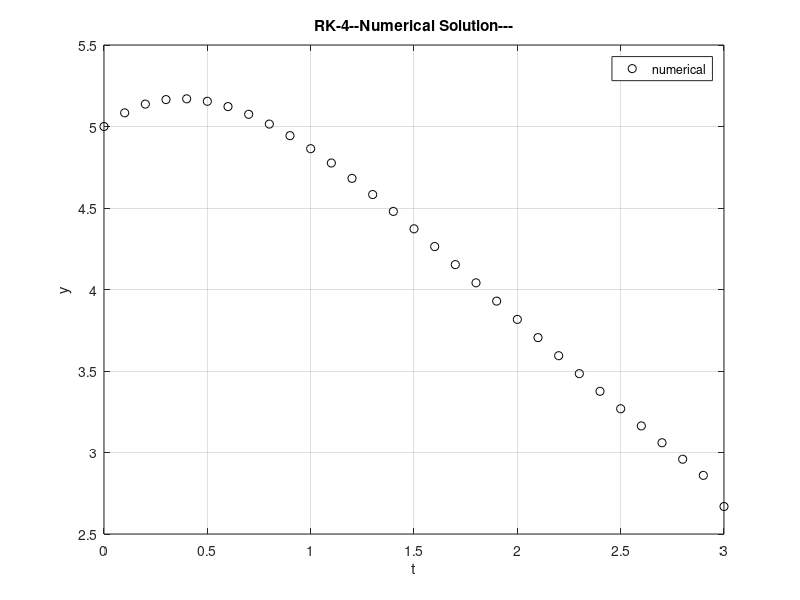

Source code (MATLAB):
% Runge-Kutta 4th order with MATLAB
% It calculates an ODE using Runge-Kutta 4th order method
% Equation to solve: Y'=3*exp(-t)-0.4*Y; Y(0)=5; t=[0,3];
% Author Ido Schwartz, modified by Marco Arocha
clc, clear all, close all
% instruction to write results on external file
fid=fopen('RKout.m','w');
h=0.1; a=0; b=3; % h is the step size, t=[a,b] t-range
t = a:h:b; % Computes t-array up to t=3
y = zeros(1,numel(t)); % Memory preallocation
y(1) = 5; % initial condition; in MATLAB indices start at 1
Fyt = @(t,y) 3.*exp(-t)-0.4*y; % change the function as you desire
 % the function is the expression after (t,y)
% table title
fprintf(fid,'%7s %7s %7s %7s %7s %7s %7s \n','i','t(i)','k1','k2','k3','k4','y(i)');
for ii=1:1:numel(t)
 k1 = Fyt(t(ii),y(ii));
 k2 = Fyt(t(ii)+0.5*h,y(ii)+0.5*h*k1);
 k3 = Fyt((t(ii)+0.5*h),(y(ii)+0.5*h*k2));
 k4 = Fyt((t(ii)+h),(y(ii)+h*k3));
 y(ii+1) = y(ii) + (h/6)*(k1+2*k2+2*k3+k4); % main equation
 % table data
 fprintf(fid,'%7d %7.2f %7.3f %7.3f',ii, t(ii), k1, k2);
 fprintf(fid,' %7.3f %7.3f %7.3f \n', k3, k4, y(ii));
end
y(numel(t))=[ ]; % erase the last computation of y(n+1)
% Solution PLOT:
plot(t,y,' ok')
title('RK-4--Numerical Solution---');
ylabel('y'); xlabel('t'); legend('numerical');
grid on
fclose(fid);
